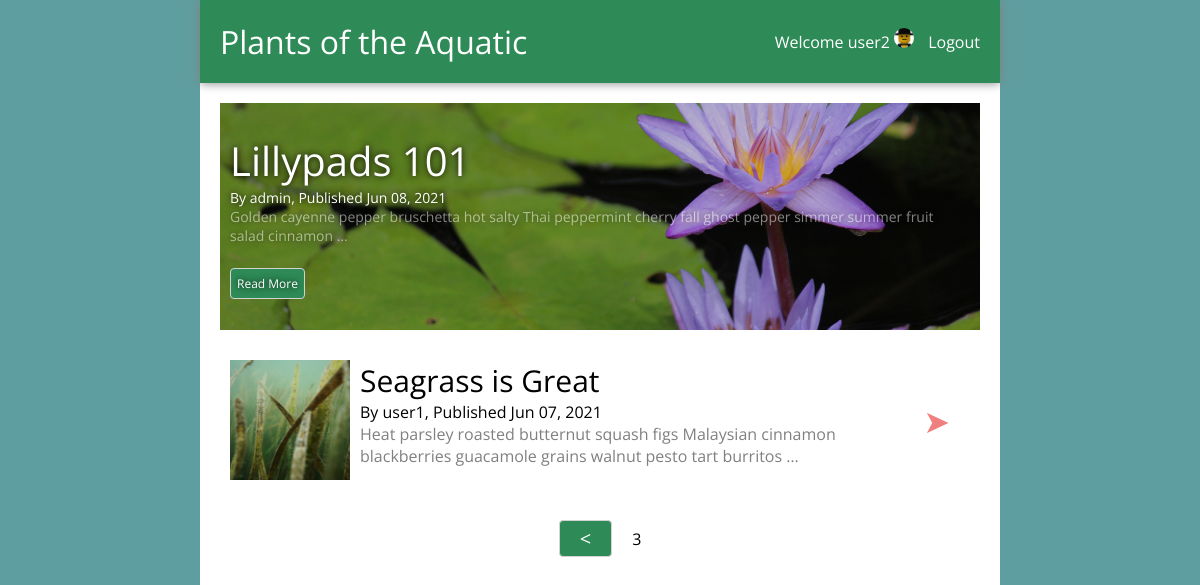
The app's page /?page=3 (signed in) with its own data.
### users/models.py (models this page shows)
class User(AbstractUser):
    phone = models.CharField(max_length=20)
    photo = models.ImageField(upload_to='user_photos/')

### blogapp/models.py (models this page shows, shortened)
class BlogPost(models.Model):
    title = models.CharField(max_length=200)
    body = models.TextField()
    user = models.ForeignKey(User, on_delete=models.CASCADE, related_name='posts')
    public = models.BooleanField()
    date_created = models.DateTimeField(auto_now_add=True)
    date_edited = models.DateTimeField(auto_now=True)
    banner_image = models.ImageField(upload_to='blog_post_banners/')

### blogapp/views.py (the view)
# urls.py: path('', views.index, name='index'),
def index(request):
    blog_posts = BlogPost.objects.filter(public=True).order_by('-date_created')
    paginator = Paginator(blog_posts, 3)
    page = request.GET.get('page', 1)
    blog_posts_page = paginator.page(page)
    context = {
        'blog_posts': blog_posts_page
    }
    return render(request, 'blogapp/index.html', context)

### blogapp/templates/blogapp/index.html (shortened to what this page needs)
{% extends 'blogapp/base.html' %}
{% block title %}
    <div class="featured-post-title">{{ blog_posts.0.title }}</div>
    <div class="featured-post-author">By {{ blog_posts.0.user.username }}, Published {{ blog_posts.0.date_created | date:"M d, Y" }}</div>
    <div class="featured-post-body">{{ blog_posts.0.body | striptags |truncatechars:120 }}</div>
    <a class="btn" href="{% url 'blogapp:detail' blog_posts.0.id %}">Read More</a>
{% endblock %}
{% block content %}
<div class="post-list">
    {% for blog_post in blog_posts|slice:"1:" %}
    <a href="{% url 'blogapp:detail' blog_post.id %}" class="post">
        <div class="post-left">
            <div class="post-image" style="background-image:url('{{blog_post.banner_image.url}}')"></div>
            <div class="post-text">
                <div class="post-title">{{blog_post.title}}</div>
                <div>By {{ blog_post.user.username }}, Published {{ blog_post.date_created | date:"M d, Y" }}</div>
                <div class="post-text-preview">{{ blog_post.body | striptags |truncatechars:120 }}</div>
            </div>
        </div>
        <div class="post-icon">&#10148;</div>
    </a>
    {% endfor %}
    <div class="pagination">
        {% if blog_posts.has_previous %}
        <a class="btn" href="?page={{blog_posts.previous_page_number}}">&lt;</a>
        {% endif %}
        <span>{{ blog_posts.number }}</span>
    </div>
</div>
{% endblock %}

### blogapp/templates/blogapp/base.html (shortened to what this page needs)
{% load static %}
<!DOCTYPE html>
<html lang="en">
    <head>
    </head>
    <body>
        <div id="page">
            <nav>
                <div class="site-title">
                    <a href="{% url 'blogapp:index' %}">Plants of the Aquatic</a>
                </div>
                <div>
                    {% if user.is_authenticated %}
                        <span>Welcome {{user.username}}</span>
                        {% if user.photo %}
                        <img src="{{ user.photo.url }}"/>
                        {% else %}
                        <img src="{% static 'users/default_profile_photo.png' %}"/>
                        {% endif %}
                        <a href="{% url 'users:logout' %}">Logout</a>
                    {% else %}
                        <a href="{% url 'users:login' %}">Login</a>
                        <a href="{% url 'users:register' %}">Register</a>
                    {% endif %}
                </div>
            </nav>
            <main>
                <div class="page-title">{% block title %}{% endblock %}</div>
                {% block content %}
                {% endblock %}
            </main>
        </div>
    </body>
</html>

### blogapp/templates/blogapp/base.html (style rules this page uses)
:root { --primary-color: seagreen; --accent-color: lightcoral; --background-color: cadetblue; }
body { background-color: var(--background-color); font-family: 'Open Sans', sans-serif; margin: 0; }
nav { background-color: var(--primary-color); color:white; display:flex; flex-direction:row; justify-content:space-between; align-items: center; box-shadow: 0 0 10px grey; min-height: 60px; padding: 10px; }
.site-title { font-size: 32px; }
nav a { color:white; text-decoration: none; padding: 10px; transition: all 200ms; display:inline-block; }
nav img { width: 20px; border-radius: 20px; }
#page { background-color:white; max-width: 800px; margin: 0 auto; min-height: 100vh; }
main { padding: 20px; }
.btn { background-color: var(--primary-color); color:white; border: 1px solid lightgrey; border-radius: 4px; padding: 6px; transition: all 200ms; text-decoration:none; }
.page-title { font-size: 40px; margin-bottom: 20px; }

### records on screen
User: username "user2", photo (picture)
BlogPost: title "Lillypads 101", user.username "admin", date_created "Jun 08, 2021", body "Golden cayenne pepper bruschetta hot salty Thai peppermint cherry fall ghost pepper simmer summer fruit salad cinnamon …"
BlogPost: banner_image (picture), title "Seagrass is Great", user.username "user1", date_created "Jun 07, 2021", body "Heat parsley roasted butternut squash figs Malaysian cinnamon blackberries guacamole grains walnut pesto tart burritos …"

### other values on screen
{{ blog_posts.number }} "3"
